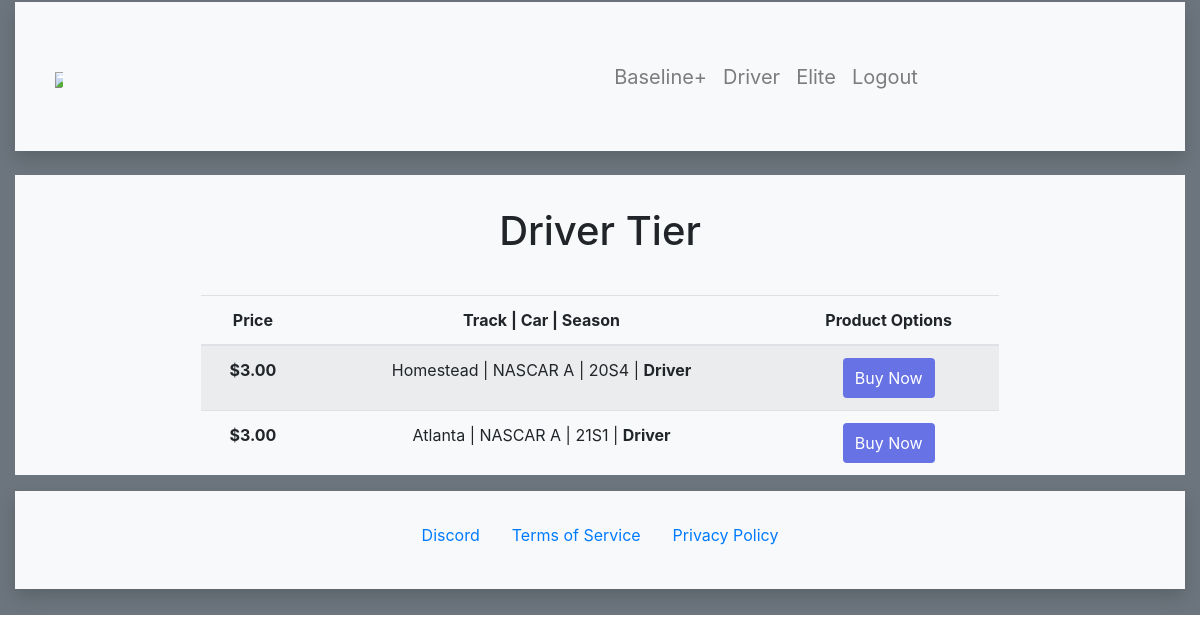
Before: /driver (signed in) with the older database file.
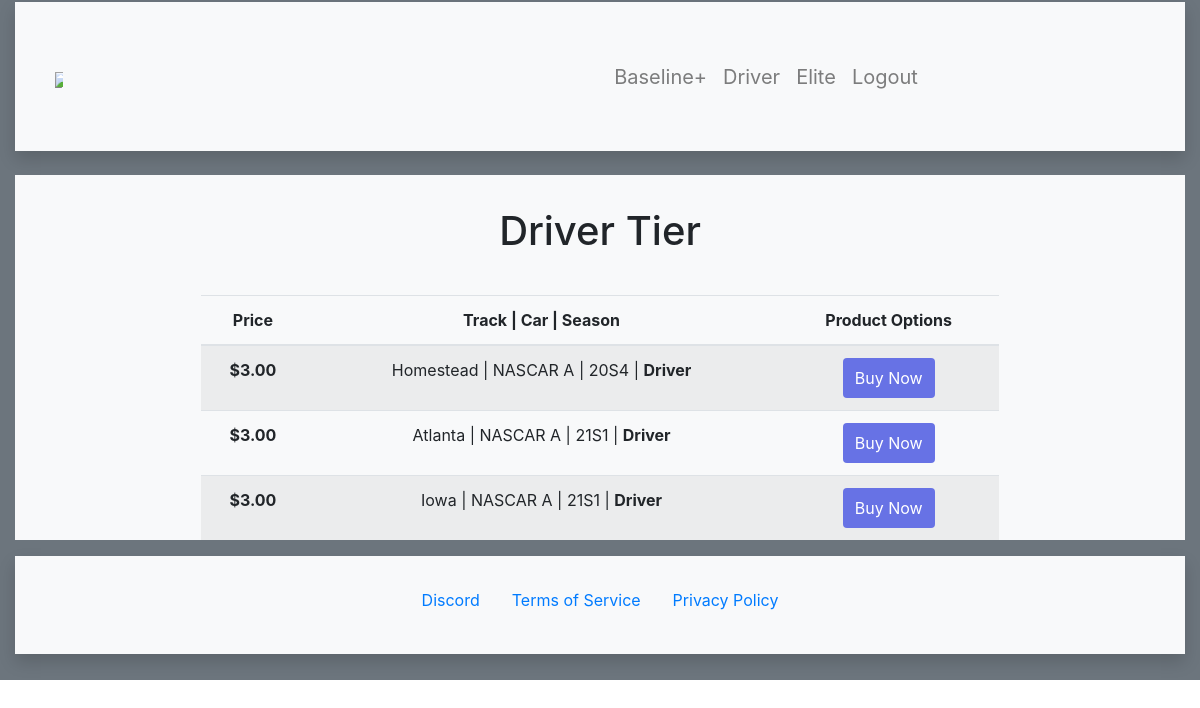
After: the same page with the newer database file.
### login/models.py (models this page shows, shortened)
class Product(models.Model):
    name= models.CharField(max_length=100)
    category= models.CharField(max_length=15)
    price=models.DecimalField(max_digits=7, decimal_places=2, default=0.00)
    created_at = models.DateTimeField(auto_now_add=True)
    updated_at = models.DateTimeField(auto_now=True)

### login/views.py (the view)
# urls.py: path('driver', views.driver_products),
def driver_products(request):
    if 'user_id' not in request.session:
        return redirect('/')
    driverproducts = Product.objects.filter(category='Driver')
    context = {
        'driverproducts': driverproducts
    }
    return render(request, 'driver.html', context)

### login/templates/driver.html (shortened to what this page needs)
<!DOCTYPE html>
{% load static %}
<html lang="en">
<head>
  <link rel="stylesheet" href="https://maxcdn.bootstrapcdn.com/bootstrap/4.5.2/css/bootstrap.min.css">
</head>
<body>
<div class="container-fluid bg-secondary" style="padding-top: 2px; padding-bottom: 2px;">
    <div class="shadow p-4 mb-4 bg-light">
        <nav class="navbar navbar-expand-xl navbar-light bg-light">
            <a class="navbar-brand" style="font-size: 50px;" href="/home"><img class="img-fluid" src="https://i.postimg.cc/TwLpSfCf/majorsgaragev4.png" style="height: auto; max-width: 50%;"></a>
            <div class="mx-auto">
                <div class="collapse navbar-collapse" id="navbarSupportedContent">
                <ul class="navbar-nav mr-auto" style="font-size: 20px;">
                    <li class="nav-item dropdown" style="margin-left: 300px;">
                        <a class="nav-link" href="/baseline">Baseline+</a>
                    </li>
                    <li class="nav-item dropdown">
                        <a class="nav-link" href="/driver">Driver</a>
                    </li>
                    <li class="nav-item dropdown">
                        <a class="nav-link" href="/elite">Elite</a>
                    </li>
                    <li class="nav-item dropdown">
                        <a class="nav-link" href="/logout">Logout</a>
                    </li>
                </ul>
                </div>
            </div>
        </nav>
    </div>
    <div class="container-fluid bg-light" style="height: 100%;">
          <table class="table table-striped" style="text-align: center; width: 70%; margin-left: 15%;">
              <h2 style="font-size: 40px; text-align: center; padding: 2rem;">Driver Tier</h2>
                <thead>
                  <tr>
                    <th scope="col">Price</th>
                    <th scope="col">Track | Car | Season</th>
                    <th scope="col">Product Options</th>
                  </tr>
                </thead>
                <tbody>
                    {% for product in driverproducts %}
                  <tr>
                    <th scope="row">${{product.price}}</th>
                    <td>{{product.name}} | <b>{{product.category}}</b></td>
                    <td>
                    <button
                        style="background-color:#6772E5;color:#FFF;padding:8px 12px;border:0;border-radius:4px;font-size:1em"
                        id="checkout-button-price_1HlsC0IOxJKMqXnbQW0ijFQ4"
                        role="link"
                        type="button">
                        Buy Now
                    </button>
                    </td>
                  </tr>
                  {% endfor %}
                </tbody>
            </table>
    </div>
    <div class="shadow p-4 mb-4 bg-light" style="margin-top: 5px; margin-bottom: 5px;">
        <div class="container-fluid bg-light" style="height: 50px;">
                <ul class="nav" style="justify-content: center;">
                    <li class="nav-item">
                    <a class="nav-link" href="/coming-soon">Discord</a>
                    </li>
                    <li class="nav-item">
                    <a class="nav-link" href="/coming-soon">Terms of Service</a>
                    </li>
                    <li class="nav-item">
                    <a class="nav-link" href="/coming-soon">Privacy Policy</a>
                    </li>
                </ul>
        </div>
    </div>
</div>
</body>
</html>

Changed rows visible on the page:
added Product: price "3.00", name "Iowa | NASCAR A | 21S1", category "Driver"
